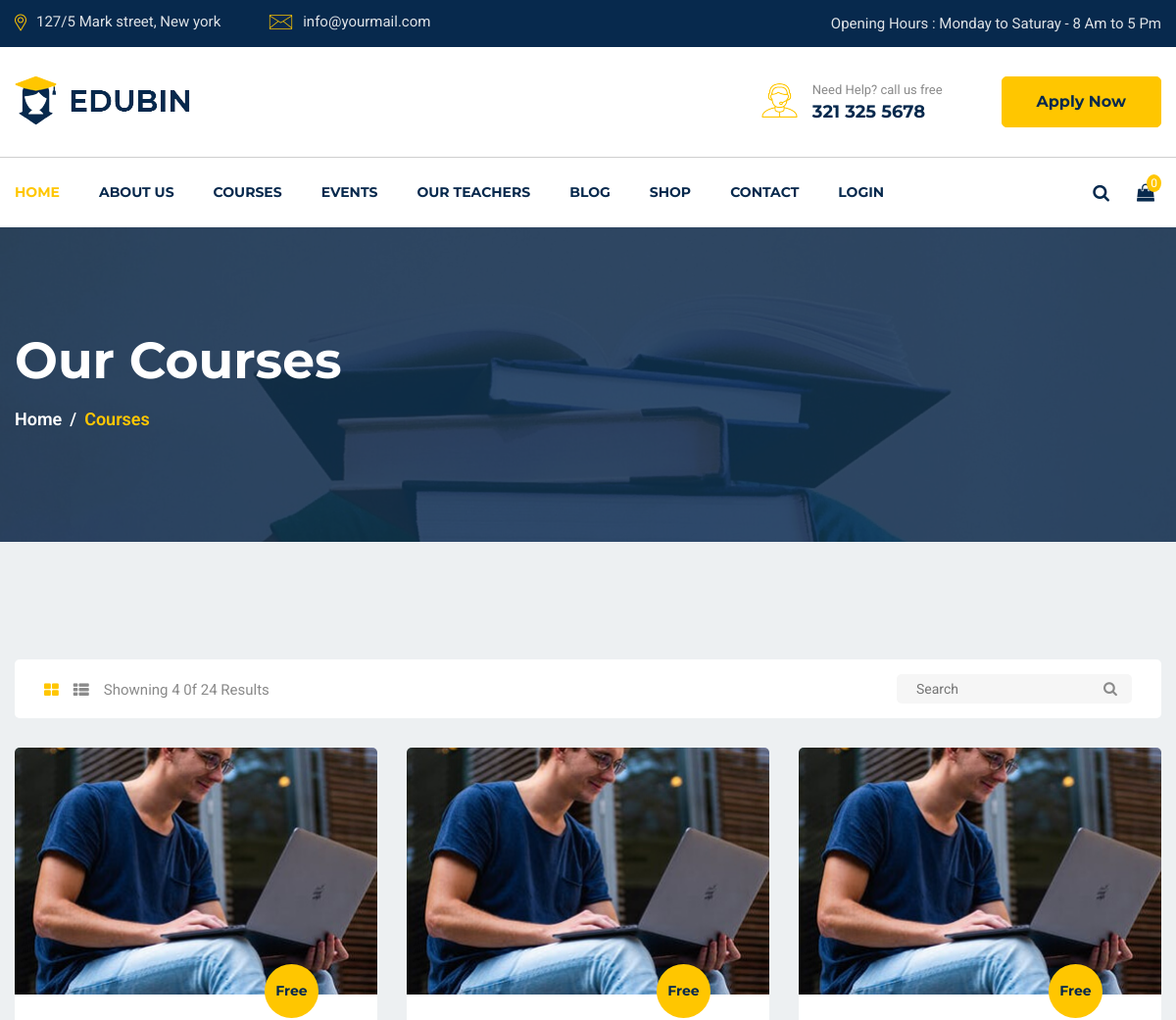
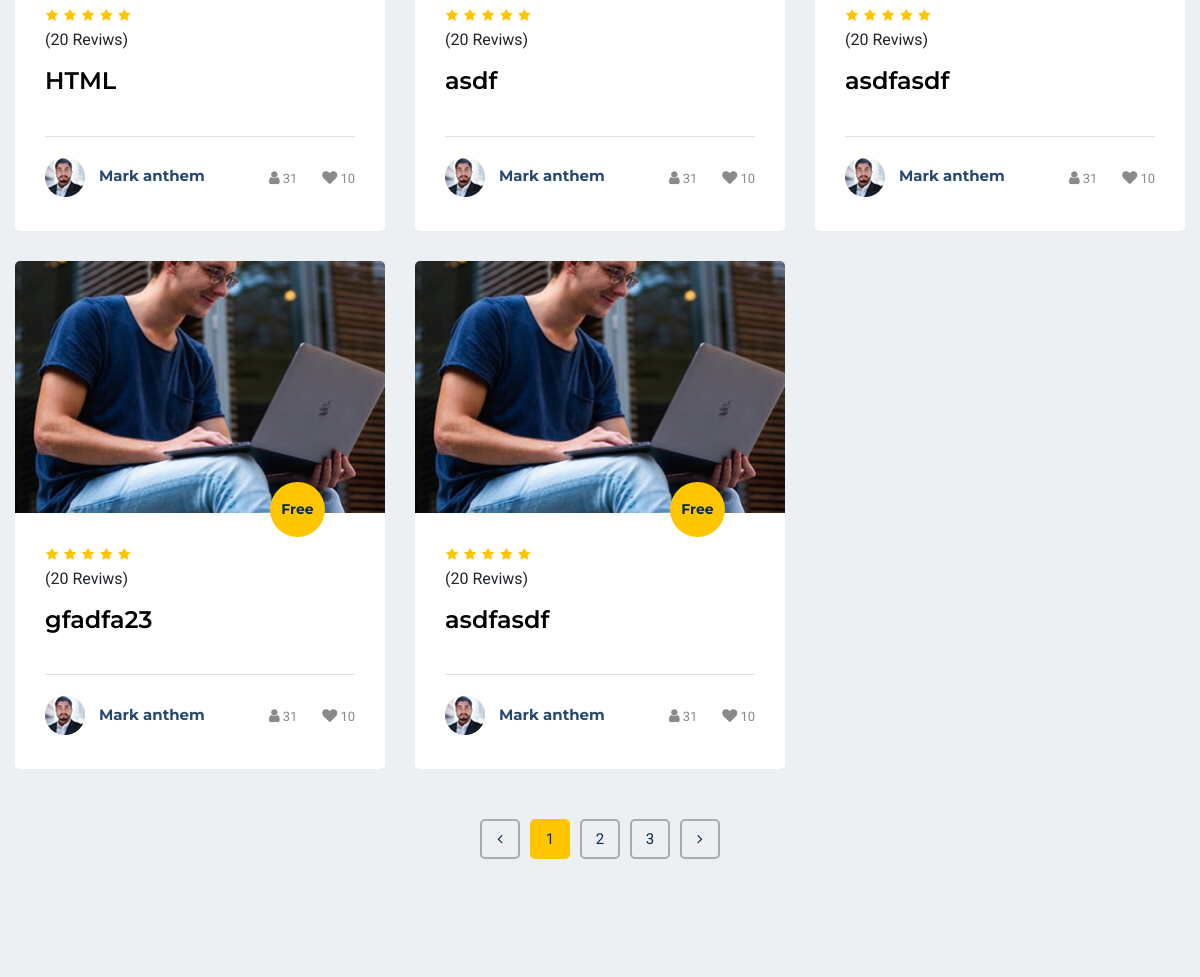
/courses.php (upper part), run on an earlier commit of the app's database (2 pictures, top to bottom).
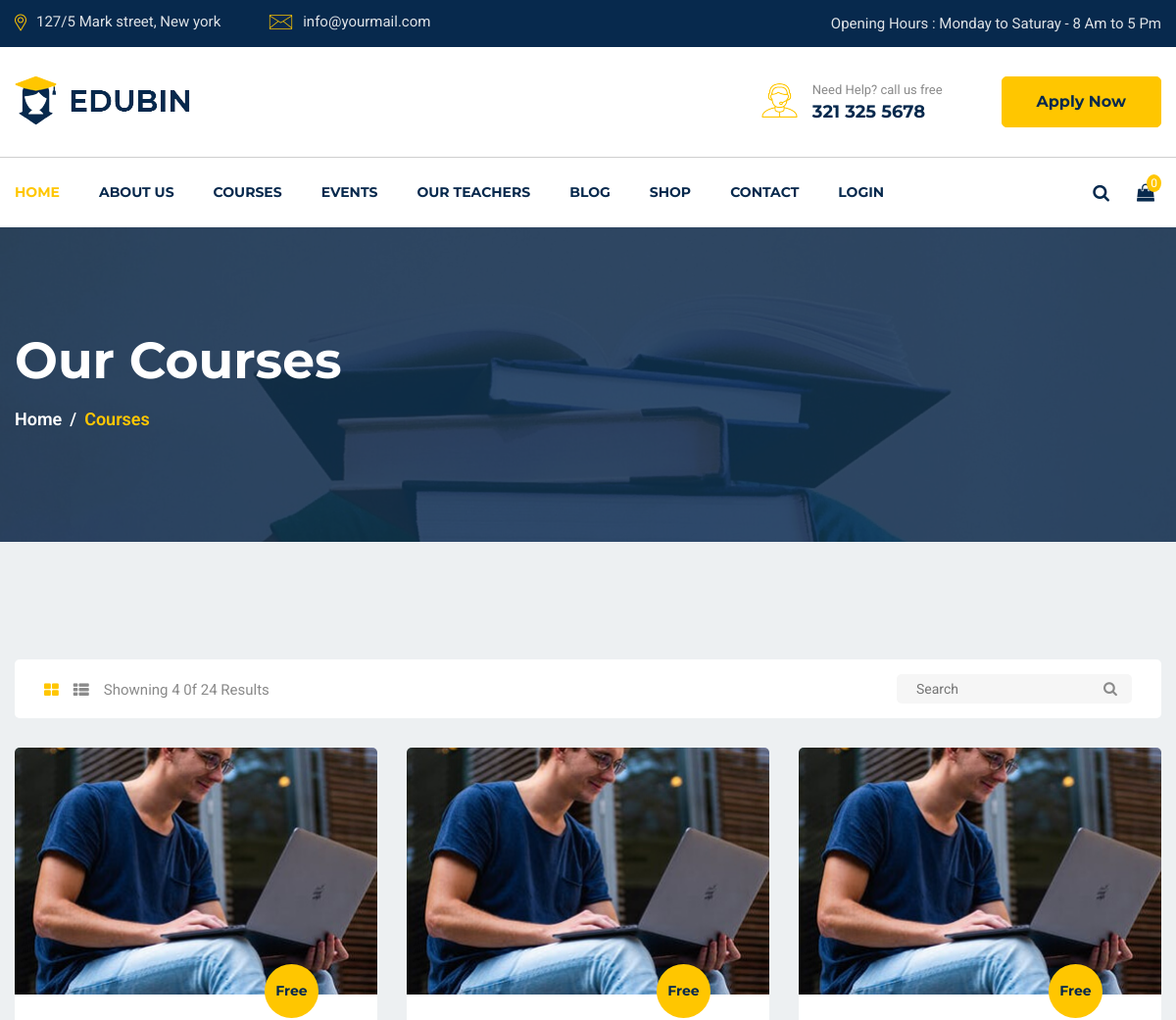
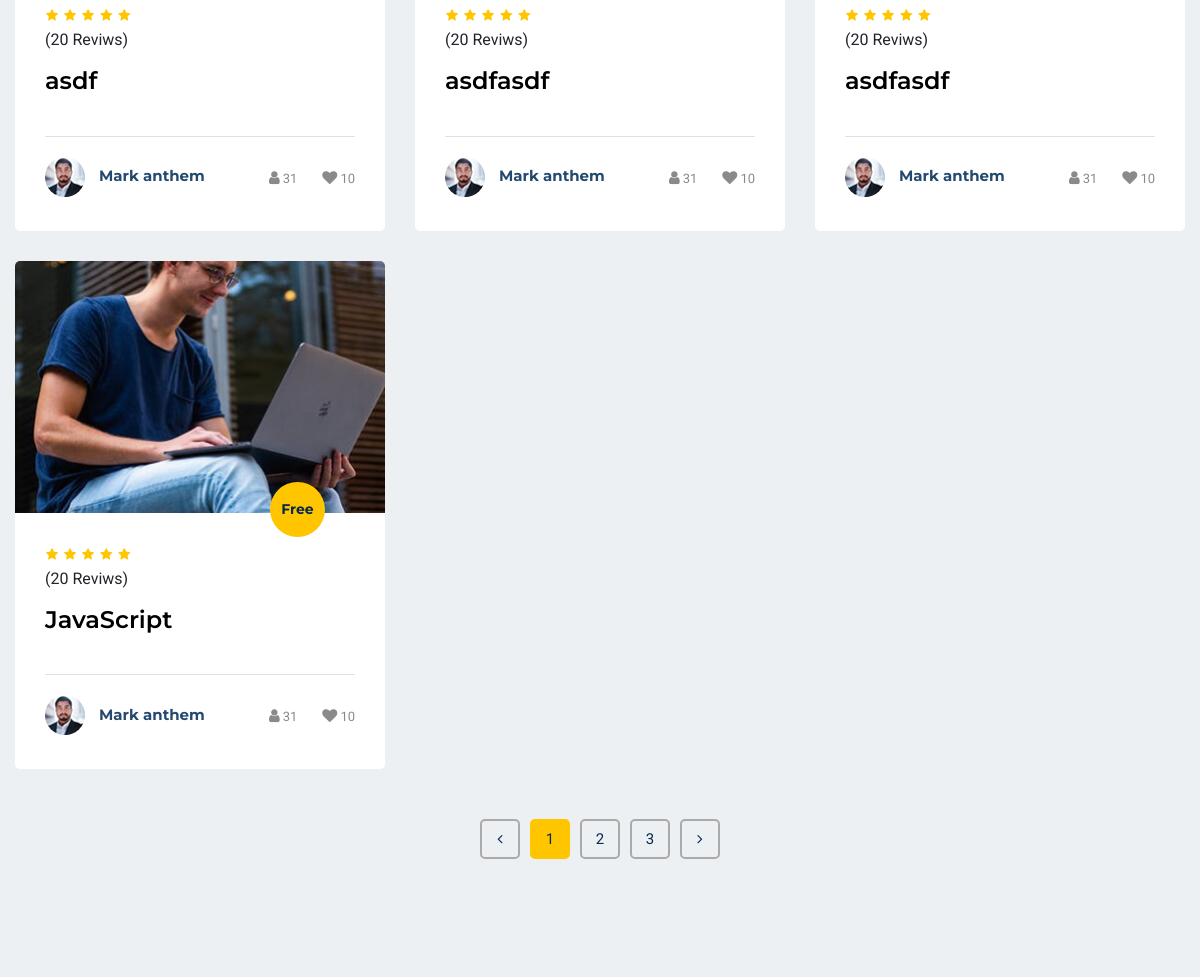
And on a later commit of the database (2 pictures, top to bottom).
### tables this page shows
CREATE TABLE `courses` (
  `id` int(10) UNSIGNED NOT NULL,
  `user_id` bigint(20) NOT NULL,
  `title` varchar(50) NOT NULL,
  `price` float NOT NULL,
  `description` text DEFAULT NULL,
  `created_at` timestamp NOT NULL DEFAULT current_timestamp()
);

### courses.php (the view, shortened to what the changed rows need)
<?php require_once __DIR__ . '../public/ini/header.php'; ?>
<section id="page-banner" class="pt-105 pb-110 bg_cover" data-overlay="8" style="background-image: url(../public/images/page-banner-2.jpg)">
    <div class="container">
        <div class="row">
            <div class="col-lg-12">
                <div class="page-banner-cont">
                    <h2>Our Courses</h2>
                </div>
            </div>
        </div>
    </div>
</section>
<section id="courses-part" class="pt-120 pb-120 gray-bg">
    <div class="container">
        <div class="tab-content" id="myTabContent">
            <div class="tab-pane fade show active" id="courses-grid" role="tabpanel" aria-labelledby="courses-grid-tab">
                <saboor class="row">
                <?php $posts = $db->query("SELECT title, price, description, created_at FROM courses"); ?>
                <?php  foreach ($posts as $item): ?>
                    <div class="col-lg-4 col-md-6">
                        <div class="singel-course mt-30">
                            <div class="thum">
                                <div class="image">
                                    <img src="../public/images/course/cu-1.jpg" alt="Course">
                                </div>
                                <div class="price">
                                    <span>Free</span>
                                </div>
                            </div>
                            <div class="cont">
                                <ul>
                                    <li><i class="fa fa-star"></i></li>
                                    <li><i class="fa fa-star"></i></li>
                                    <li><i class="fa fa-star"></i></li>
                                    <li><i class="fa fa-star"></i></li>
                                    <li><i class="fa fa-star"></i></li>
                                </ul>
                                <div>(20 Reviws)</div>
                                <div>
                                    <a href="courses-singel.html">
                                        <h4><?php echo $item['title']; ?></h4>
                                    </a>
                                </div>
                                <div class="course-teacher">
                                    <div class="thum">
                                        <a href="#"><img src="../public/images/course/teacher/t-1.jpg" alt="teacher"></a>
                                    </div>
                                    <div class="name">
                                        <a href="#">
                                            <h6>Mark anthem</h6>
                                        </a>
                                    </div>
                                    <div class="admin">
                                        <ul>
                                            <li><a href="#"><i class="fa fa-user"></i><span>31</span></a></li>
                                            <li><a href="#"><i class="fa fa-heart"></i><span>10</span></a></li>
                                        </ul>
                                    </div>
                                </div>
                            </div>
                        </div>
                    </div>
                    <?php  endforeach; ?>
                </saboor>
            </div>
        </div>
    </div>
</section>
<?php require_once __DIR__ . '../public/ini/footer.php'; ?>

What changed in the data, as far as the page shows it:
removed courses: title "HTML"
removed courses: title "gfadfa23"
added courses: title "JavaScript"
